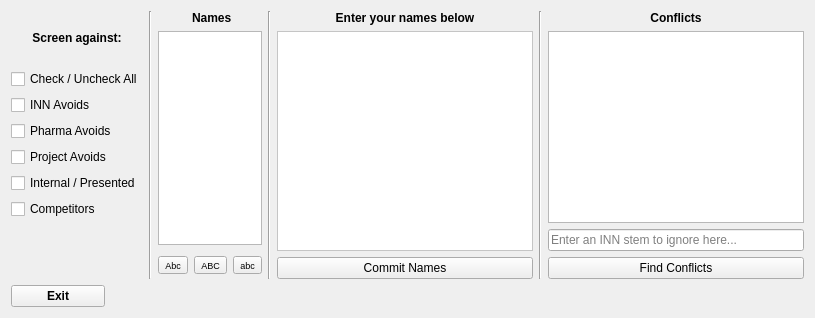
      <widget class="QWidget" name="main_tab">
       <property name="styleSheet">
        <string notr="true"/>
       </property>
       <attribute name="title">
        <string>Main</string>
       </attribute>
       <layout class="QGridLayout" name="gridLayout">
        <item row="0" column="0">
         <layout class="QHBoxLayout" name="horizontalLayout">
          <item>
           <layout class="QVBoxLayout" name="verticalLayout_2">
            <property name="topMargin">
             <number>0</number>
            </property>
            <item>
             <spacer name="horizontalSpacer_12">
              <property name="orientation">
               <enum>Qt::Horizontal</enum>
              </property>
              <property name="sizeType">
               <enum>QSizePolicy::Preferred</enum>
              </property>
              <property name="sizeHint" stdset="0">
               <size>
                <width>40</width>
                <height>20</height>
               </size>
              </property>
             </spacer>
            </item>
            <item alignment="Qt::AlignTop">
             <widget class="QLabel" name="name_rationale_label_3">
              <property name="sizePolicy">
               <sizepolicy hsizetype="Preferred" vsizetype="Fixed">
                <horstretch>0</horstretch>
                <verstretch>0</verstretch>
               </sizepolicy>
              </property>
              <property name="minimumSize">
               <size>
                <width>0</width>
                <height>0</height>
               </size>
              </property>
              <property name="font">
               <font>
                <weight>75</weight>
                <italic>false</italic>
                <bold>true</bold>
               </font>
              </property>
              <property name="statusTip">
               <string>Choose what you would like to screen against</string>
              </property>
              <property name="text">
               <string>Screen against:</string>
              </property>
              <property name="alignment">
               <set>Qt::AlignCenter</set>
              </property>
             </widget>
            </item>
            <item>
             <layout class="QHBoxLayout" name="horizontalLayout_13">
              <item>
               <widget class="QCheckBox" name="check_box_all">
                <property name="statusTip">
                 <string>Check or uncheck all options [Ctrl+Shift+A]</string>
                </property>
                <property name="text">
                 <string>Check / Uncheck All</string>
                </property>
               </widget>
              </item>
             </layout>
            </item>
            <item>
             <layout class="QHBoxLayout" name="horizontalLayout_4">
              <item>
               <widget class="QCheckBox" name="check_box_inn">
                <property name="enabled">
                 <bool>true</bool>
                </property>
                <property name="sizePolicy">
                 <sizepolicy hsizetype="Preferred" vsizetype="Fixed">
                  <horstretch>0</horstretch>
                  <verstretch>0</verstretch>
                 </sizepolicy>
                </property>
                <property name="maximumSize">
                 <size>
                  <width>16777215</width>
                  <height>16777215</height>
                 </size>
                </property>
                <property name="statusTip">
                 <string>Check against INN avoids</string>
                </property>
                <property name="text">
                 <string>INN Avoids</string>
                </property>
                <attribute name="buttonGroup">
                 <string notr="true">checkboxGroup</string>
                </attribute>
               </widget>
              </item>
             </layout>
            </item>
            <item>
             <layout class="QHBoxLayout" name="horizontalLayout_3">
              <item>
               <widget class="QCheckBox" name="check_box_pharma">
                <property name="sizePolicy">
                 <sizepolicy hsizetype="Preferred" vsizetype="Fixed">
                  <horstretch>0</horstretch>
                  <verstretch>0</verstretch>
                 </sizepolicy>
                </property>
                <property name="maximumSize">
                 <size>
                  <width>16777215</width>
                  <height>16777215</height>
                 </size>
                </property>
                <property name="toolTip">
                 <string>Check against pharma avoids</string>
                </property>
                <property name="statusTip">
                 <string>Check against pharma avoids</string>
                </property>
                <property name="text">
                 <string>Pharma Avoids</string>
                </property>
                <attribute name="buttonGroup">
                 <string notr="true">checkboxGroup</string>
                </attribute>
               </widget>
              </item>
             </layout>
            </item>
            <item>
             <layout class="QHBoxLayout" name="horizontalLayout_2">
              <item>
               <widget class="QCheckBox" name="check_box_project">
                <property name="sizePolicy">
                 <sizepolicy hsizetype="Preferred" vsizetype="Fixed">
                  <horstretch>0</horstretch>
                  <verstretch>0</verstretch>
                 </sizepolicy>
                </property>
                <property name="maximumSize">
                 <size>
                  <width>16777215</width>
                  <height>16777215</height>
                 </size>
                </property>
                <property name="statusTip">
                 <string>Check against project specific avoids</string>
                </property>
                <property name="styleSheet">
                 <string notr="true"/>
                </property>
                <property name="text">
                 <string>Project Avoids</string>
                </property>
                <attribute name="buttonGroup">
                 <string notr="true">checkboxGroup</string>
                </attribute>
               </widget>
              </item>
             </layout>
            </item>
            <item>
             <layout class="QHBoxLayout" name="horizontalLayout_5">
              <item>
               <widget class="QCheckBox" name="check_box_internal">
                <property name="sizePolicy">
                 <sizepolicy hsizetype="Preferred" vsizetype="Fixed">
                  <horstretch>0</horstretch>
                  <verstretch>0</verstretch>
                 </sizepolicy>
                </property>
                <property name="maximumSize">
                 <size>
                  <width>16777215</width>
                  <height>16777215</height>
                 </size>
                </property>
                <property name="statusTip">
                 <string>Check against internal / presented names</string>
                </property>
                <property name="styleSheet">
                 <string notr="true"/>
                </property>
                <property name="text">
                 <string>Internal / Presented</string>
                </property>
                <attribute name="buttonGroup">
                 <string notr="true">checkboxGroup</string>
                </attribute>
               </widget>
              </item>
             </layout>
            </item>
            <item>
             <layout class="QHBoxLayout" name="horizontalLayout_7">
              <item>
               <widget class="QCheckBox" name="check_box_competitor">
                <property name="sizePolicy">
                 <sizepolicy hsizetype="Preferred" vsizetype="Fixed">
                  <horstretch>0</horstretch>
                  <verstretch>0</verstretch>
                 </sizepolicy>
                </property>
                <property name="maximumSize">
                 <size>
                  <width>16777215</width>
                  <height>16777215</height>
                 </size>
                </property>
                <property name="statusTip">
                 <string>Check against competitor names</string>
                </property>
                <property name="styleSheet">
                 <string notr="true"/>
                </property>
                <property name="text">
                 <string>Competitors</string>
                </property>
                <attribute name="buttonGroup">
                 <string notr="true">checkboxGroup</string>
                </attribute>
               </widget>
              </item>
             </layout>
            </item>
            <item>
             <spacer name="horizontalSpacer_7">
              <property name="orientation">
               <enum>Qt::Horizontal</enum>
              </property>
              <property name="sizeType">
               <enum>QSizePolicy::Preferred</enum>
              </property>
              <property name="sizeHint" stdset="0">
               <size>
                <width>40</width>
                <height>20</height>
               </size>
              </property>
             </spacer>
            </item>
            <item>
             <spacer name="horizontalSpacer_10">
              <property name="orientation">
               <enum>Qt::Horizontal</enum>
              </property>
              <property name="sizeType">
               <enum>QSizePolicy::Preferred</enum>
              </property>
              <property name="sizeHint" stdset="0">
               <size>
                <width>40</width>
                <height>20</height>
               </size>
              </property>
             </spacer>
            </item>
            <item>
             <spacer name="horizontalSpacer_9">
              <property name="orientation">
               <enum>Qt::Horizontal</enum>
              </property>
              <property name="sizeType">
               <enum>QSizePolicy::Preferred</enum>
              </property>
              <property name="sizeHint" stdset="0">
               <size>
                <width>40</width>
                <height>20</height>
               </size>
              </property>
             </spacer>
            </item>
            <item>
             <layout class="QHBoxLayout" name="horizontalLayout_10"/>
            </item>
           </layout>
          </item>
          <item>
           <widget class="Line" name="line_9">
            <property name="orientation">
             <enum>Qt::Vertical</enum>
            </property>
           </widget>
          </item>
          <item>
           <layout class="QVBoxLayout" name="verticalLayout_3">
            <item>
             <widget class="QLabel" name="name_rationale_label_2">
              <property name="sizePolicy">
               <sizepolicy hsizetype="Preferred" vsizetype="Fixed">
                <horstretch>0</horstretch>
                <verstretch>0</verstretch>
               </sizepolicy>
              </property>
              <property name="minimumSize">
               <size>
                <width>0</width>
                <height>0</height>
               </size>
              </property>
              <property name="font">
               <font>
                <weight>75</weight>
                <italic>false</italic>
                <bold>true</bold>
               </font>
              </property>
              <property name="statusTip">
               <string>Your Names without rationale and/or notes</string>
              </property>
              <property name="text">
               <string> Names</string>
              </property>
              <property name="alignment">
               <set>Qt::AlignCenter</set>
              </property>
             </widget>
            </item>
            <item>
             <widget class="QTextBrowser" name="textBrowser_stripped">
              <property name="sizePolicy">
               <sizepolicy hsizetype="Maximum" vsizetype="Expanding">
                <horstretch>0</horstretch>
                <verstretch>0</verstretch>
               </sizepolicy>
              </property>
              <property name="maximumSize">
               <size>
                <width>120</width>
                <height>16777215</height>
               </size>
              </property>
              <property name="font">
               <font>
                <pointsize>9</pointsize>
               </font>
              </property>
              <property name="statusTip">
               <string>Shows names stripped of rationale/notes</string>
              </property>
              <property name="lineWrapMode">
               <enum>QTextEdit::NoWrap</enum>
              </property>
             </widget>
            </item>
            <item>
             <layout class="QHBoxLayout" name="horizontalLayout_19">
              <property name="topMargin">
               <number>5</number>
              </property>
              <property name="bottomMargin">
               <number>5</number>
              </property>
              <item>
               <widget class="QToolButton" name="title_btn">
                <property name="font">
                 <font>
                  <pointsize>7</pointsize>
                 </font>
                </property>
                <property name="text">
                 <string>Abc</string>
                </property>
               </widget>
              </item>
              <item>
               <widget class="QToolButton" name="upper_btn">
                <property name="font">
                 <font>
                  <pointsize>7</pointsize>
                 </font>
                </property>
                <property name="text">
                 <string>ABC</string>
                </property>
               </widget>
              </item>
              <item>
               <widget class="QToolButton" name="lower_btn">
                <property name="font">
                 <font>
                  <pointsize>7</pointsize>
                 </font>
                </property>
                <property name="text">
                 <string>abc</string>
                </property>
               </widget>
              </item>
             </layout>
            </item>
           </layout>
          </item>
          <item>
           <widget class="Line" name="line_4">
            <property name="orientation">
             <enum>Qt::Vertical</enum>
            </property>
           </widget>
          </item>
          <item>
           <layout class="QVBoxLayout" name="verticalLayout">
            <item>
             <widget class="QLabel" name="name_rationale_label">
              <property name="sizePolicy">
               <sizepolicy hsizetype="Preferred" vsizetype="Fixed">
                <horstretch>0</horstretch>
                <verstretch>0</verstretch>
               </sizepolicy>
              </property>
              <property name="minimumSize">
               <size>
                <width>0</width>
                <height>0</height>
               </size>
              </property>
              <property name="font">
               <font>
                <weight>75</weight>
                <italic>false</italic>
                <bold>true</bold>
               </font>
              </property>
              <property name="statusTip">
               <string>Your names wirh rationale and/or notes</string>
              </property>
              <property name="text">
               <string>Enter your names below</string>
              </property>
              <property name="alignment">
               <set>Qt::AlignCenter</set>
              </property>
             </widget>
            </item>
            <item>
             <widget class="QPlainTextEdit" name="textEdit_names">
              <property name="sizePolicy">
               <sizepolicy hsizetype="Expanding" vsizetype="Expanding">
                <horstretch>0</horstretch>
                <verstretch>0</verstretch>
               </sizepolicy>
              </property>
              <property name="font">
               <font>
                <pointsize>10</pointsize>
               </font>
              </property>
              <property name="statusTip">
               <string>Enter your names here</string>
              </property>
              <property name="styleSheet">
               <string notr="true">background-color: white;</string>
              </property>
              <property name="horizontalScrollBarPolicy">
               <enum>Qt::ScrollBarAsNeeded</enum>
              </property>
              <property name="lineWrapMode">
               <enum>QPlainTextEdit::NoWrap</enum>
              </property>
             </widget>
            </item>
            <item>
             <widget class="QPushButton" name="commit_names_btn">
              <property name="sizePolicy">
               <sizepolicy hsizetype="MinimumExpanding" vsizetype="Fixed">
                <horstretch>0</horstretch>
                <verstretch>0</verstretch>
               </sizepolicy>
              </property>
              <property name="statusTip">
               <string>Save your names to be checked [Ctrl+S]</string>
              </property>
              <property name="styleSheet">
               <string notr="true"/>
              </property>
              <property name="text">
               <string>Commit Names</string>
              </property>
             </widget>
            </item>
           </layout>
          </item>
          <item>
           <widget class="Line" name="line_10">
            <property name="orientation">
             <enum>Qt::Vertical</enum>
            </property>
           </widget>
          </item>
          <item>
           <layout class="QVBoxLayout" name="verticalLayout_7">
            <item>
             <widget class="QLabel" name="name_conflict_label">
              <property name="enabled">
               <bool>true</bool>
              </property>
              <property name="sizePolicy">
               <sizepolicy hsizetype="Preferred" vsizetype="Fixed">
                <horstretch>0</horstretch>
                <verstretch>0</verstretch>
               </sizepolicy>
              </property>
              <property name="font">
               <font>
                <weight>75</weight>
                <italic>false</italic>
                <bold>true</bold>
               </font>
              </property>
              <property name="text">
               <string>Conflicts</string>
              </property>
              <property name="alignment">
               <set>Qt::AlignCenter</set>
              </property>
             </widget>
            </item>
            <item>
             <widget class="QTextBrowser" name="textBrowser_conflicts">
              <property name="statusTip">
               <string>Shows all conflicts found within commited names</string>
              </property>
             </widget>
            </item>
            <item>
             <widget class="QLineEdit" name="lineEdit_ignore">
              <property name="sizePolicy">
               <sizepolicy hsizetype="MinimumExpanding" vsizetype="Fixed">
                <horstretch>0</horstretch>
                <verstretch>0</verstretch>
               </sizepolicy>
              </property>
              <property name="statusTip">
               <string>Enter a stem to be ignored</string>
              </property>
              <property name="placeholderText">
               <string>Enter an INN stem to ignore here...</string>
              </property>
             </widget>
            </item>
            <item>
             <widget class="QPushButton" name="find_conflicts_btn">
              <property name="statusTip">
               <string>Find conflicts within your names [Ctr+Enter]</string>
              </property>
              <property name="styleSheet">
               <string notr="true"/>
              </property>
              <property name="text">
               <string>Find Conflicts</string>
              </property>
             </widget>
            </item>
           </layout>
          </item>
         </layout>
        </item>
        <item row="2" column="0">
         <layout class="QHBoxLayout" name="horizontalLayout_21">
          <item>
           <widget class="QPushButton" name="exit_btn">
            <property name="sizePolicy">
             <sizepolicy hsizetype="Preferred" vsizetype="Fixed">
              <horstretch>0</horstretch>
              <verstretch>0</verstretch>
             </sizepolicy>
            </property>
            <property name="minimumSize">
             <size>
              <width>94</width>
              <height>0</height>
             </size>
            </property>
            <property name="maximumSize">
             <size>
              <width>16777215</width>
              <height>28</height>
             </size>
            </property>
            <property name="font">
             <font>
              <weight>75</weight>
              <italic>false</italic>
              <bold>true</bold>
             </font>
            </property>
            <property name="statusTip">
             <string>Exit Name Checker</string>
            </property>
            <property name="styleSheet">
             <string notr="true">:hover{
color:red;
}</string>
            </property>
            <property name="text">
             <string>      Exit      </string>
            </property>
           </widget>
          </item>
          <item>
           <spacer name="horizontalSpacer_11">
            <property name="orientation">
             <enum>Qt::Horizontal</enum>
            </property>
            <property name="sizeHint" stdset="0">
             <size>
              <width>40</width>
              <height>20</height>
             </size>
            </property>
           </spacer>
          </item>
         </layout>
        </item>
       </layout>
      </widget>
